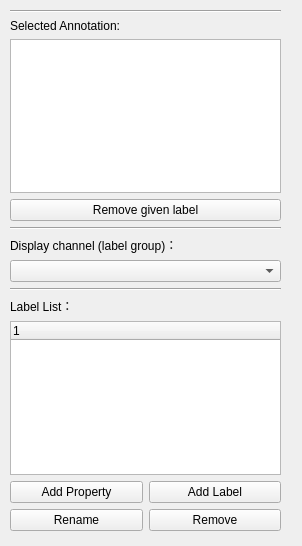
<?xml version="1.0" encoding="UTF-8"?>
<ui version="4.0">
 <class>Form</class>
 <widget class="QWidget" name="Form">
  <property name="geometry">
   <rect>
    <x>0</x>
    <y>0</y>
    <width>302</width>
    <height>546</height>
   </rect>
  </property>
  <property name="windowTitle">
   <string>Label Manager</string>
  </property>
  <widget class="QWidget" name="verticalLayoutWidget">
   <property name="geometry">
    <rect>
     <x>10</x>
     <y>10</y>
     <width>271</width>
     <height>521</height>
    </rect>
   </property>
   <layout class="QVBoxLayout" name="verticalLayout">
    <item>
     <widget class="Line" name="line">
      <property name="orientation">
       <enum>Qt::Horizontal</enum>
      </property>
     </widget>
    </item>
    <item>
     <layout class="QHBoxLayout" name="horizontalLayout"/>
    </item>
    <item>
     <widget class="QLabel" name="infoTableLabel">
      <property name="text">
       <string>Selected Annotation:</string>
      </property>
     </widget>
    </item>
    <item>
     <widget class="QTableWidget" name="infoTable"/>
    </item>
    <item>
     <widget class="QPushButton" name="btnDeleteGivenLabel">
      <property name="text">
       <string>Remove given label</string>
      </property>
     </widget>
    </item>
    <item>
     <widget class="Line" name="sepLine">
      <property name="orientation">
       <enum>Qt::Horizontal</enum>
      </property>
     </widget>
    </item>
    <item>
     <widget class="QLabel" name="channelLabel">
      <property name="text">
       <string>Display channel (label group)：</string>
      </property>
     </widget>
    </item>
    <item>
     <widget class="QComboBox" name="channel"/>
    </item>
    <item>
     <layout class="QGridLayout" name="gridLayout_3">
      <item row="2" column="0">
       <widget class="QLabel" name="labelListLabel">
        <property name="text">
         <string>Label List：</string>
        </property>
       </widget>
      </item>
      <item row="4" column="0">
       <layout class="QGridLayout" name="gridLayout_2">
        <item row="2" column="0">
         <widget class="QPushButton" name="btnRename">
          <property name="text">
           <string>Rename</string>
          </property>
         </widget>
        </item>
        <item row="2" column="1">
         <widget class="QPushButton" name="btnRemove">
          <property name="text">
           <string>Remove</string>
          </property>
         </widget>
        </item>
        <item row="1" column="1">
         <widget class="QPushButton" name="btnNewLabel">
          <property name="text">
           <string>Add Label</string>
          </property>
         </widget>
        </item>
        <item row="1" column="0">
         <widget class="QPushButton" name="btnNewGroup">
          <property name="text">
           <string>Add Property</string>
          </property>
         </widget>
        </item>
       </layout>
      </item>
      <item row="3" column="0">
       <widget class="QTreeWidget" name="labelTree">
        <column>
         <property name="text">
          <string notr="true">1</string>
         </property>
        </column>
       </widget>
      </item>
      <item row="1" column="0">
       <widget class="Line" name="sepLine2">
        <property name="orientation">
         <enum>Qt::Horizontal</enum>
        </property>
       </widget>
      </item>
     </layout>
    </item>
   </layout>
  </widget>
 </widget>
 <resources/>
 <connections/>
</ui>
